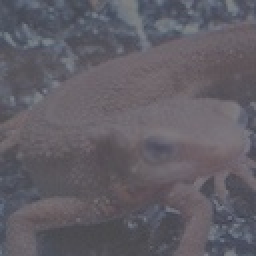
#> input picture sample.jpg, 128 x 128 px (shown 2 times larger)
$ python SampleHistagram.py
#> lines starting #> are read from the running program, lines starting #| are printed output that depends on the picture
#> further down, img is the input picture: shape (128, 128, 3); mean B, G, R 101.9, 94, 97.2
import cv2
import matplotlib.pyplot as plt
import numpy as np


def display(img):
    # ヒストグラムを作成する。
    n_bins = 256  # ビンの数
    hist_range = [0, 256]  # 集計範囲

    hists = []
    channels = {0: "blue", 1: "green", 2: "red"}
    for ch in channels:
        hist = cv2.calcHist(
            [img], channels=[ch], mask=None, histSize=[n_bins], ranges=hist_range
        )
        hist = hist.squeeze(axis=-1)#axis=-1 とした場合は、一番最後の軸で結合します。
        hists.append(hist)#リストの最後に付加する
#> after the loop, hists = 3 items


    # 描画する。
    def plot_hist(bins, hist, color):
        centers = (bins[:-1] + bins[1:]) / 2
        widths = np.diff(bins)
        ax.bar(centers, hist, width=widths, color=color)

    #Return evenly spaced numbers over a specified interval.
    #返回指定间隔内的等间隔数字。
    bins = np.linspace(*hist_range, n_bins + 1)

    fig, ax = plt.subplots()
    #Set the x ticks with list of ticks
    #用刻度列表设置x刻度
    ax.set_xticks([0, 256])
    #Set the x-axis view limits.
    #设置x轴视图限制。
    ax.set_xlim([0, 256])
    ax.set_xlabel("sample")
    #forループで複数のリストの要素を取得
    for hist, color in zip(hists, channels.values()):
        plot_hist(bins, hist, color=color)
#> this loop made 3 passes
#> color on passes 1 to 3: 'blue', 'green', 'red'
    plt.show()
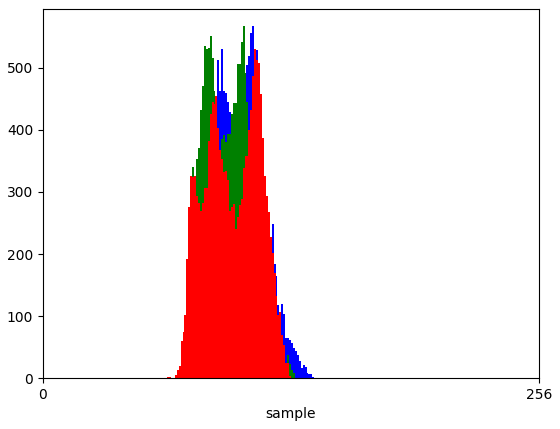
#> figure drawn by matplotlib, 1 panel; tallest bar 567 high, from x = 108 to 109; tallest bar 567 high, from x = 103 to 104; tallest bar 531 high, from x = 109 to 110

img = cv2.imread("sample.jpg")
display(img)
